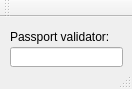
<?xml version="1.0" encoding="UTF-8"?>
<ui version="4.0">
 <class>ValidatorClass</class>
 <widget class="QMainWindow" name="ValidatorClass">
  <property name="geometry">
   <rect>
    <x>0</x>
    <y>0</y>
    <width>132</width>
    <height>89</height>
   </rect>
  </property>
  <property name="windowTitle">
   <string>Validator</string>
  </property>
  <widget class="QWidget" name="centralWidget">
   <widget class="QLineEdit" name="passportIdInput">
    <property name="geometry">
     <rect>
      <x>10</x>
      <y>30</y>
      <width>113</width>
      <height>20</height>
     </rect>
    </property>
   </widget>
   <widget class="QLabel" name="label">
    <property name="geometry">
     <rect>
      <x>10</x>
      <y>10</y>
      <width>111</width>
      <height>20</height>
     </rect>
    </property>
    <property name="text">
     <string>Passport validator:</string>
    </property>
   </widget>
  </widget>
  <widget class="QToolBar" name="mainToolBar">
   <attribute name="toolBarArea">
    <enum>TopToolBarArea</enum>
   </attribute>
   <attribute name="toolBarBreak">
    <bool>false</bool>
   </attribute>
  </widget>
  <widget class="QStatusBar" name="statusBar"/>
 </widget>
 <layoutdefault spacing="6" margin="11"/>
 <resources>
  <include location="Validator.qrc"/>
 </resources>
 <connections/>
</ui>
